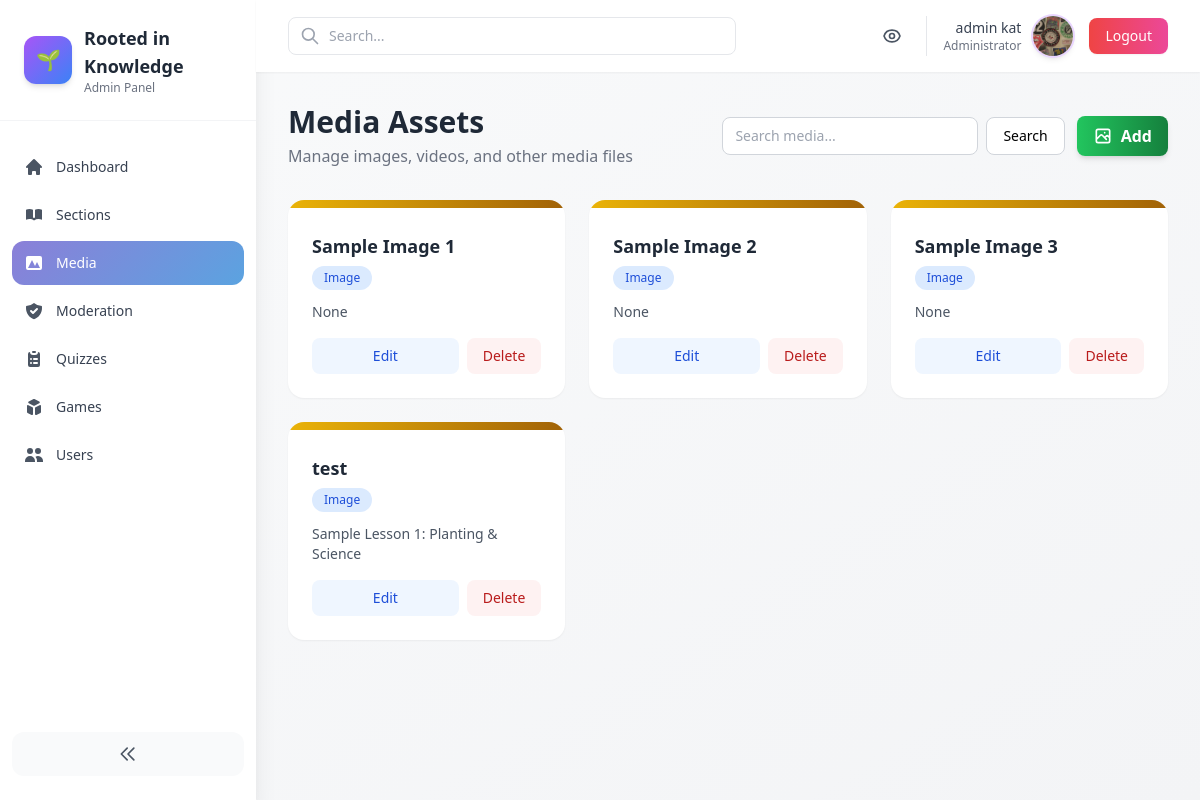
The page /admin-panel/media/ (signed in) on the database as committed earlier.
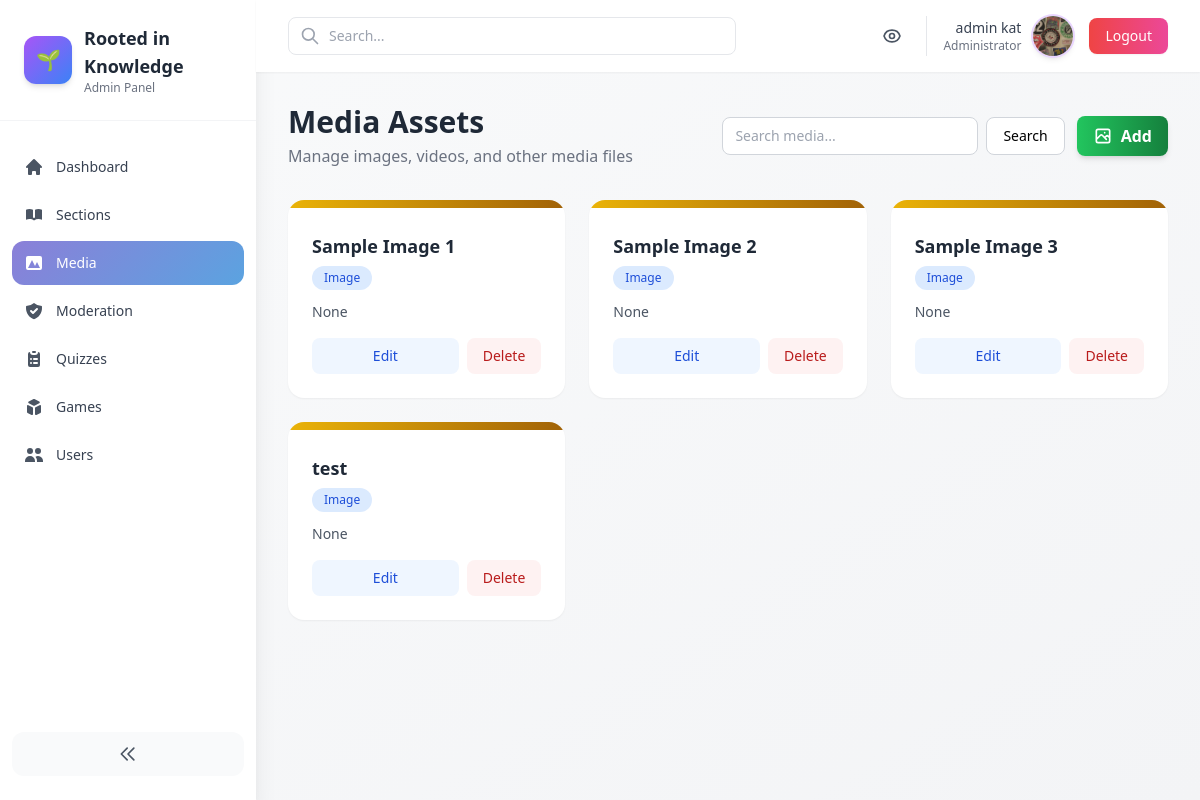
The same page on the database as committed later.
### core/models.py (models this page shows, shortened)
class MediaAsset(models.Model):
    TYPE_CHOICES = [
        ('image', 'Image'),
        ('video', 'Video'),
        ('pdf', 'Document/PDF'),
        ('other', 'Other'),
    ]
    title = models.CharField(max_length=200)
    asset_type = models.CharField(max_length=20, choices=TYPE_CHOICES, default='image')
    file = models.FileField(upload_to='media_assets/', blank=True, null=True)
    url = models.URLField(blank=True, null=True)
    article = models.ForeignKey(Article, on_delete=models.SET_NULL, null=True, blank=True)
    uploaded_by = models.ForeignKey(settings.AUTH_USER_MODEL, on_delete=models.SET_NULL, null=True, blank=True)
    created_at = models.DateTimeField(auto_now_add=True)

class Article(models.Model):
    CATEGORY_CHOICES = [
        ('planting', 'Planting & Science'),
        ('culture', 'Culture & History'),
        ('economics', 'Economics & Sustainability'),
        ('creative', 'Creative Minasa'),
    ]
    title = models.CharField(max_length=200)
    slug = models.SlugField(unique=True)
    category = models.CharField(max_length=50, choices=CATEGORY_CHOICES)
    excerpt = models.TextField(blank=True)
    content = models.TextField()
    video = models.FileField(upload_to='videos/', blank=True, null=True)
    pdf = models.FileField(upload_to='pdfs/', blank=True, null=True)
    cover_image = models.ImageField(upload_to='article_covers/', blank=True, null=True)
    created_at = models.DateTimeField(auto_now_add=True)
    def __str__(self):
        return self.title

### core/admin_panel/views.py (the view)
# urls.py: path('admin-panel/media/', admin_views.MediaListView.as_view(), name='admin_media'),
@method_decorator(staff_member_required, name='dispatch')
class MediaListView(ListView):
    model = MediaAsset
    template_name = 'core/admin_panel/media_list.html'
    context_object_name = 'media_list'
    paginate_by = 12
    def get_queryset(self):
        qs = super().get_queryset()
        q = self.request.GET.get('q')
        if q:
            qs = qs.filter(title__icontains=q)
        return qs

### core/templates/core/admin_panel/media_list.html (shortened to what this page needs)
{% extends 'core/admin_panel/base.html' %}
{% block content %}
<div class="flex flex-col sm:flex-row sm:items-center sm:justify-between mb-8 gap-4">
  <div>
    <h1 class="text-3xl font-bold text-gray-800">Media Assets</h1>
    <p class="text-gray-500 mt-1">Manage images, videos, and other media files</p>
  </div>
  <div class="flex items-center gap-3 w-full sm:w-auto">
    <form method="get" class="flex items-center gap-2 w-full sm:w-auto">
      <input type="search" name="q" value="{{ request.GET.q }}" placeholder="Search media..." class="w-full sm:w-64 px-3 py-2 border border-gray-300 rounded-lg text-sm focus:outline-none focus:ring-2 focus:ring-purple-500 focus:border-transparent" />
      <button type="submit" class="px-4 py-2 text-sm bg-white border border-gray-300 rounded-lg hover:bg-gray-50">Search</button>
    </form>
    <a href="{% url 'core:admin_media_add' %}" class="inline-flex items-center justify-center gap-2 px-4 py-2 bg-gradient-to-r from-green-500 to-green-700 text-white font-semibold rounded-lg hover:from-green-600 hover:to-green-800 transition-all shadow-md hover:shadow-lg">
      <svg class="w-5 h-5" fill="none" stroke="currentColor" viewBox="0 0 24 24">
        <path stroke-linecap="round" stroke-linejoin="round" stroke-width="2" d="M4 16l4.586-4.586a2 2 0 012.828 0L16 16m-2-2l1.586-1.586a2 2 0 012.828 0L20 14m-6-6h.01M6 20h12a2 2 0 002-2V6a2 2 0 00-2-2H6a2 2 0 00-2 2v12a2 2 0 002 2z"></path>
      </svg>
      Add
    </a>
  </div>
</div>
<div class="grid grid-cols-1 md:grid-cols-2 lg:grid-cols-3 gap-6">
  {% for m in media_list %}
  <div class="bg-white rounded-2xl shadow-sm hover:shadow-md transition-all overflow-hidden">
    <div class="h-2 bg-gradient-to-r from-yellow-500 to-yellow-700"></div>
    <div class="p-6">
      <div class="flex items-start justify-between mb-3">
        <div class="flex-1">
          <h3 class="text-lg font-bold text-gray-800 mb-1">{{ m.title }}</h3>
          <span class="inline-block px-3 py-1 text-xs font-medium rounded-full bg-blue-100 text-blue-700">
            {{ m.get_asset_type_display }}
          </span>
        </div>
      </div>
      <p class="text-gray-600 text-sm mb-4 line-clamp-2">{{ m.article|truncatewords:15 }}</p>
      <div class="flex gap-2">
        <a href="{% url 'core:admin_media_edit' m.pk %}" class="flex-1 px-4 py-2 bg-blue-50 text-blue-700 text-sm font-medium rounded-lg hover:bg-blue-100 transition-colors text-center">
          Edit
        </a>
        <a href="{% url 'core:admin_media_delete' m.pk %}" class="px-4 py-2 bg-red-50 text-red-700 text-sm font-medium rounded-lg hover:bg-red-100 transition-colors">
          Delete
        </a>
      </div>
    </div>
  </div>
  {% endfor %}
</div>
{% endblock %}

Rows that differ between the two databases and show on the page:
changed MediaAsset "test": article "Sample Lesson 1: Planting & Science" → "None"
